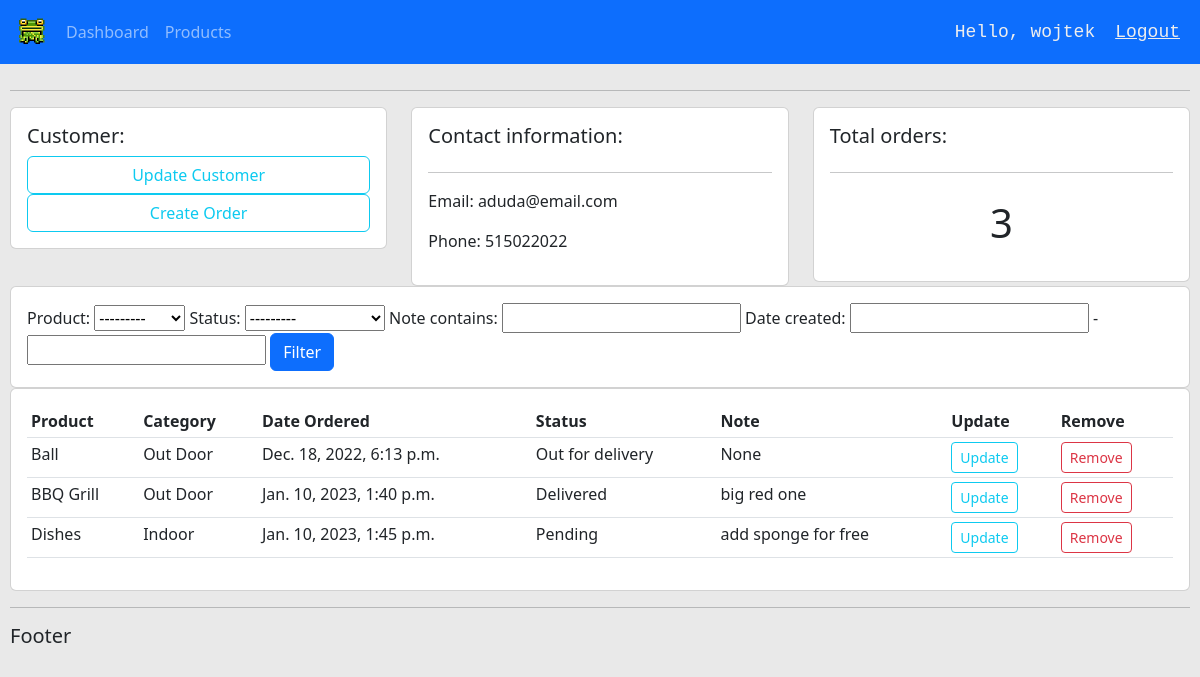
Page /customer/1 (signed in) on the committed database.
### accounts/models.py (models this page shows, shortened)
class Customer(models.Model):
    name = models.CharField(max_length=200, null=True)
    phone = models.CharField(max_length=200, null=True)
    email = models.EmailField(null=True)
    date_created = models.DateTimeField(auto_now_add=True, null=True)

class Order(models.Model):
    STATUS = (
        ("Pending", "Pending"),
        ("Out for delivery", "Out for delivery"),
        ("Delivered", "Delivered"),
    )
    customer = models.ForeignKey(Customer, null=True, on_delete=models.SET_NULL)
    product = models.ForeignKey(Product, null=True, on_delete=models.SET_NULL)
    status = models.CharField(max_length=200, null=True, choices=STATUS)
    date_created = models.DateTimeField(auto_now_add=True, null=True)
    note = models.CharField(max_length=200, null=True)

class Product(models.Model):
    CATEGORY = (
        ("Indoor", "Indoor"),
        ("Out Door", "Out Door"),
    )
    name = models.CharField(max_length=200, null=True)
    price = models.FloatField(null=True)
    category = models.CharField(max_length=200, null=True, choices=CATEGORY)
    description = models.TextField(null=True, blank=True)
    date_created = models.DateTimeField(auto_now_add=True, null=True)
    tags = models.ManyToManyField(Tag)
    def __str__(self) -> str:
        return self.name

### accounts/views.py (the view)
# urls.py: path('customer/<int:pk>', views.customer, name = "customer"),
@login_required(login_url='login')
def customer(request, pk):
    customer = Customer.objects.get(pk=pk)
    customer_orders = customer.order_set.all()
    total_orders = customer_orders.count()
    orderfilter = OrderFilter(request.GET, queryset = customer_orders)
    customer_orders = orderfilter.qs
    CONTEXT = {
        "customer" : customer,
        "customer_orders" : customer_orders,
        "total_orders" : total_orders,
        "orderfilter" : orderfilter,
    }
    return render(request, 'accounts/customer.html', CONTEXT)

### accounts/templates/accounts/customer.html
{% extends 'accounts/main.html' %}
{% block content %}
<hr>
<div class='row'>
    <div class="col-md">
            <div class="card card-body">
                <h5> Customer: </h5>
                <a class="btn btn-outline-info btn-block" href="{% url 'update_customer' customer.pk %}" role="button">Update Customer</a>
                <a href="{% url 'create_order' customer.pk %}" class="btn btn-outline-info btn-block"  role="button">Create Order</a>
            </div>
    </div>
    <div class="col-md">
        <div class="card card-body">
            <h5> Contact information:</h5>
            <hr>
            <p> Email: {{customer.email}} </p>
            <p> Phone: {{customer.phone}}</p>
        </div>
    </div>
    <div class="col-md">
        <div class="card card-body">
            <h5> Total orders:</h5>
            <hr>
            <h1 style="text-align: center; padding: 10px">{{total_orders}}</h1>
        </div>
    </div>
</div>
<div class='row'>
    <div class="col-md">
            <div class="card card-body">
                <form method='get'>
                    {{orderfilter.form}}
                    <button class="btn btn-primary" type="submit" role="button">Filter</button>
                </form>
            </div>
    </div>
</div>
<div class='row'>
    <div class="col-md">
            <div class="card card-body">
                <table class="table table-sm">
                    <tr>
                    <th scope="col">Product</th>
                    <th scope="col">Category</th>
                    <th scope="col">Date Ordered</th>
                    <th scope="col">Status</th>
                    <th scope="col">Note</th>
                    <th scope="col">Update</th>
                    <th scope="col">Remove</th>
                    </tr>
                    {% for order in customer_orders %}
                    <tr>
                    <td>{{ order.product.name }}</td>
                    <td>{{ order.product.category }}</td>
                    <td>{{ order.date_created }}</td>
                    <td>{{ order.status }}</td>
                    <td>{{ order.note }}</td>
                    <td><a href="{% url 'update_order' order.pk %}" class="btn btn-outline-info btn-sm">Update</a></td>
                    <td><a href="{% url 'remove_order' order.pk %}" class="btn btn-outline-danger btn-sm">Remove</a></td>
                    </tr>
                    {% endfor %}
                </table>
            </div>
    </div>
</div>
{% endblock content %}

### accounts/templates/accounts/navbar.html (shortened to what this page needs)
{% load static %}
<nav class="navbar navbar-expand-lg navbar-dark bg-primary">
    <img style="padding-left: 10px;" src={%static 'images/the-pepe-frog.png'%}>
    <div class="collapse navbar-collapse" id="navbarNav">
      <ul class="navbar-nav">
        <li class="nav-item active">
          <a href = "{% url 'home' %}" class="nav-link">Dashboard </a>
        </li>
        <li class="nav-item">
          <a href = "{% url 'products' %}" class="nav-link" >Products</a>
        </li>
      </ul>
    </div>
    <span class="navbar-hello-logout"> Hello, {{request.user}}</span>
    <span> <a class="navbar-hello-logout" href="{% url 'logout' %}"> Logout</a></span>
  </nav>

### static/css/main.css (style rules this page uses)
body { background-color: #e8e8e8ed; }

### accounts/templates/accounts/navbar.html (style rules this page uses)
.navbar-hello-logout { font-size: 18px; color: #eee; margin-right: 20px; font-family: Consolas,monaco,monospace; }

### rows in the picture
Customer: email "aduda@email.com", phone "515022022"
Order: product.name "Ball", product.category "Out Door", date_created "Dec. 18, 2022, 6:13 p.m.", status "Out for delivery", note "None"
Order: product.name "BBQ Grill", product.category "Out Door", date_created "Jan. 10, 2023, 1:40 p.m.", status "Delivered", note "big red one"
Order: product.name "Dishes", product.category "Indoor", date_created "Jan. 10, 2023, 1:45 p.m.", status "Pending", note "add sponge for free"

### other values in the picture
{{ request.user }} "wojtek"
{{ total_orders }} "3"
